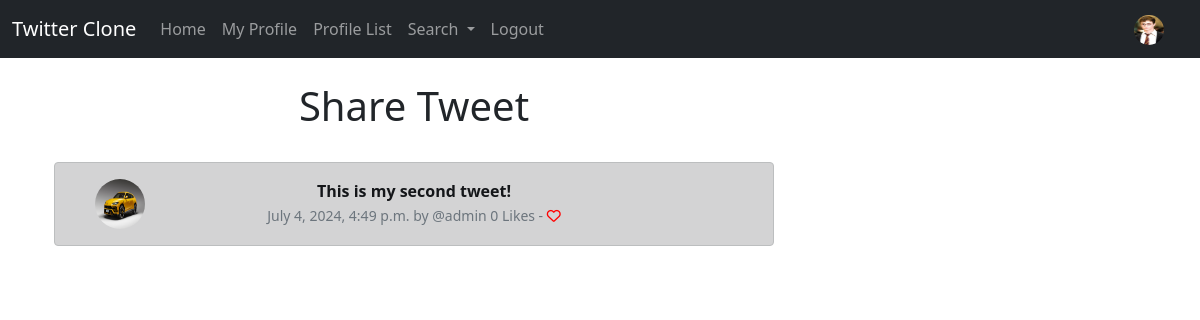
The page /tweet_share/4/ (signed in) on the database its author committed.
### twitter/models.py (models this page shows, shortened)
class Profile(models.Model):
    class Meta:
        verbose_name_plural = 'Profiles'
    PUBLIC = 'public'
    PRIVATE = 'private'
    ACCOUNT_CHOICES = [
        (PUBLIC, 'Public'),
        (PRIVATE, 'Private'),
    ]
    user = models.OneToOneField(User, on_delete=models.CASCADE)
    follows = models.ManyToManyField("self",
        related_name="followed_by",
        symmetrical=False,
        blank=True)
    date_modified = models.DateTimeField(User, auto_now=True)
    profile_image = models.ImageField(null=True, blank=True, upload_to='images/')
    profile_bio = models.CharField(null=True, blank=True, max_length=200)
    website_link = models.URLField(null=True, blank=True, max_length=200)
    instagram_link = models.URLField(null=True, blank=True, max_length=200)
    account_type = models.CharField(
        max_length=10,
        choices=ACCOUNT_CHOICES,
        default=PUBLIC,
    )

class Tweet(models.Model):
    class Meta:
        verbose_name_plural = 'Tweets'
    def number_of_likes(self):
        return self.likes.count()
    user = models.ForeignKey(
        User, related_name='tweets', on_delete=models.CASCADE
    )
    body = models.CharField(max_length=200)
    created_at = models.DateTimeField(auto_now_add=True)
    modified_at = models.DateTimeField(auto_now=True)
    likes = models.ManyToManyField(User, related_name='tweet_like', blank=True)

### twitter/views.py (the view)
# urls.py: path('tweet_share/<int:pk>/', views.tweet_share, name='tweet_share'),
def tweet_share(request, pk):
    tweet = get_object_or_404(Tweet, pk=pk)
    if tweet:
        context = {'tweet': tweet}
        return render(request, 'share_tweet.html', context=context)
    else:
        messages.error(request, ('This tweet doesn\'t exist!'))
        return redirect('twitter:home')

### twitter/templates/share_tweet.html (shortened to what this page needs)
{% extends "base.html" %}
{% load static %}
{% block content %}
<div class="container text-center">
    <div class="row">
        <div class="col-8">
            <h1>Share Tweet</h1>
            <br>
                <div class="alert alert-dark" role="alert">
                    <div class="container">
                        <div class="row">
                            <div class="col-1">
                                {% if tweet.user.profile.profile_image %}
                                    <img src="{{tweet.user.profile.profile_image.url}}" class="rounded-circle" alt="profile image" width="50px" height="50px">
                                {% else %}
                                    <img src="{% static "images/user.jpg" %}" class="rounded-circle" alt="Profile Image" width="50px" height="50px">
                                {% endif %}
                            </div>
                            <div class="col-10">
                                <strong>{{tweet.body}}</strong><br>
                                <small class="text-muted">
                                    {{tweet.created_at}} by @{{tweet.user}}
                                    {{tweet.number_of_likes}} Likes -
                                    {% if not user in tweet.likes.all %}
                                        <a href="{% url "twitter:tweet_like" tweet.id %}" style="text-decoration: none; color:red;">
                                            <i class="fa fa-heart-o"></i>
                                        </a>
                                    {% else %}
                                        <a href="{% url "twitter:tweet_like" tweet.id %}" style="text-decoration: none; color:red;">
                                            <i class="fa-solid fa-heart"></i>
                                        </a>
                                    {% endif %}
                                </small>
                            </div>
                        </div>
                    </div>
                </div>
        </div>
        <div class="col-4">
            <br><br><br>
        </div>
    </div>
</div>
{% endblock content %}

### twitter/templates/navbar.html (shortened to what this page needs)
{% load static %}
<nav class="navbar navbar-expand-lg navbar-dark bg-dark">
    <div class="container-fluid">
      <a class="navbar-brand" href="{% url "twitter:home" %}">Twitter Clone</a>
      <div class="collapse navbar-collapse" id="navbarSupportedContent">
        <ul class="navbar-nav me-auto mb-2 mb-lg-0">
          <li class="nav-item">
            <a class="nav-link" href="{% url "twitter:home" %}">Home</a>
          </li>
          {% if request.user.is_authenticated %}
            <li class="nav-item">
              <a class="nav-link" href="{% url "twitter:profile" pk=request.user.pk %}">My Profile</a>
            </li>
            <li class="nav-item">
              <a class="nav-link" href="{% url "twitter:profile_list" %}">Profile List</a>
            </li>
            <li class="nav-item dropdown">
              <a class="nav-link dropdown-toggle" href="#" id="navbarDropdown" role="button" data-bs-toggle="dropdown" aria-expanded="false">
                Search
              </a>
            </li>
            <li>
              <a class="nav-link" href="{% url "twitter:logout" %}">Logout</a>
            </li>
          {% endif %}
        </ul>
        {% if user.is_authenticated %}
            <ul class="navbar-nav ml-auto">
              <li class="nav-link navbar-brand">
                {% if user.profile.profile_image %}
                    <a href="{% url "twitter:profile" request.user.id %}" draggable="false">
                        <img src="{{user.profile.profile_image.url}}" class="rounded-circle" alt="profile image" width="30px" height="30px" draggable="false" oncontextmenu="return false;">
                    </a>
                {% else %}
                    <a href="{% url "twitter:profile" request.user.id %}" draggable="false">
                        <img src="{% static "images/user.jpg" %}" class="rounded-circle" alt="Profile Image" width="30px" height="30px" draggable="false" oncontextmenu="return false;">
                    </a>
                {% endif %}
              </li>
            </ul>
        {% endif %}
      </div>
    </div>
  </nav>

### rows shown on the page
Tweet: user.profile.profile_image (picture), body "This is my second tweet!", created_at "July 4, 2024, 4:49 p.m.", user "admin", number_of_likes "0"
